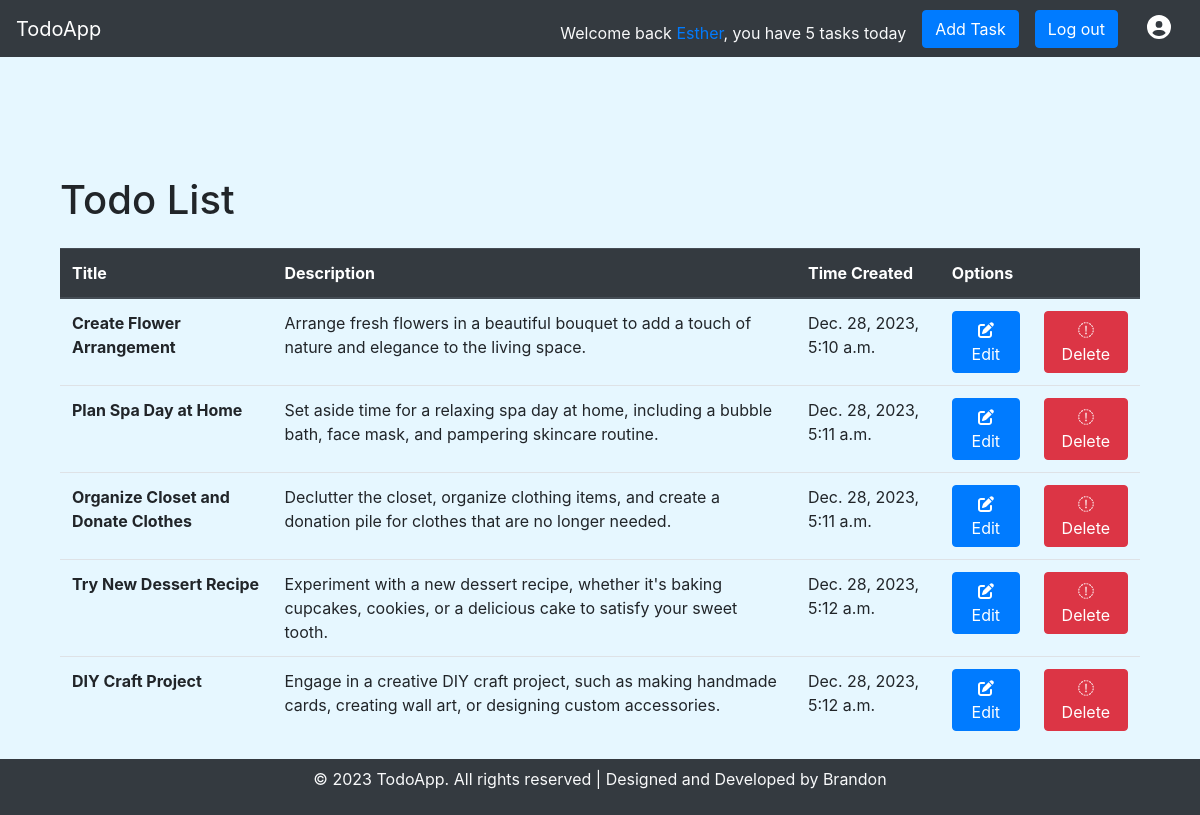
Screenshot of / (signed in) with the database file from the repository.
### To_do_app/models.py (models this page shows, shortened)
class To_Do_List(models.Model):
    Title = models.CharField(max_length=50)
    Description = models.TextField()
    Time_created = models.DateTimeField(auto_now_add=True)
    user = models.ForeignKey(User, on_delete=models.CASCADE,null=True, blank=True)

### To_do_app/views.py (the view)
# urls.py: path('', view_task, name='home'),
@login_required
def view_task(request):
    task = To_Do_List.objects.filter(user=request.user)
    context = {
        'task' : task
    }
    return render(request, 'Todoapp/index.html', context)

### To_do_app/templates/Todoapp/index.html
{% extends 'core/base.html' %}
{% block content %}
{% if task.count == 0 %}
<div class="jumbotron text-center mt-5">
    {% if request.user.first_name or request.user.last_name %}
        <h1 class="display-4">Welcome, {{ request.user.first_name }} {{ request.user.last_name }}!</h1>
    {% else %}
        <h1 class="display-4">Welcome, {{ request.user.username }}!</h1>
    {% endif %}
    <p class="lead">Thank you for choosing TodoApp. We're excited to have you on board.</p>
    <hr class="my-4">
    {% if not request.user.first_name or not request.user.last_name %}
        <p>Your profile seems incomplete. Let's update it to enhance your experience.</p>
        <p class="lead">
            <a class="btn btn-primary btn-lg" href="{% url 'edit_profile' %}" role="button">Update Profile</a>
        </p>
    {% else %}
        <p>Congratulations! Let's start creating your first task list.</p>
        <p class="lead">
            <a class="btn btn-primary btn-lg" href="{% url 'create' %}" role="button">Get Started</a>
        </p>
    {% endif %}
</div>
{% else %}
    <div class="container mt-5 pt-5">
        <h1 class="mb-4">Todo List</h1>
        <table class="table">
            <thead class="thead-dark">
                <tr>
                    <th scope="col">Title</th>
                    <th scope="col">Description</th>
                    <th scope="col">Time Created</th>
                    <th scope="col">Options</th>
                    <th scope="col"></th>
                </tr>
            </thead>
            <tbody>
                {% for task in task %}
                    <tr>
                        <th>{{ task.Title }}</th>
                        <td>{{ task.Description }}</td>
                        <td>{{ task.Time_created}}</td>
                        <td>
                            <a type="button" class="btn btn-primary" href="{% url 'edit' task.id %}">
                                <i class="fa fa-edit"></i> Edit
                            </a>
                        </td>
                        <td>
                            <a type="button" class="btn btn-danger" href="{% url 'delete' task.id %}">
                                <i class='fa fa-trash-o'></i> Delete
                            </a>
                        </td>
                    </tr>
                {% endfor %}
            </tbody>
        </table>
    </div>
{% endif %}
{% endblock content %}

### templates/core/base.html (shortened to what this page needs)
<!DOCTYPE html>
{% load static %}
<html lang="en">
<head>
    <link rel="stylesheet" href="https://stackpath.bootstrapcdn.com/bootstrap/4.3.1/css/bootstrap.min.css">
    <link rel="stylesheet" href="https://cdnjs.cloudflare.com/ajax/libs/font-awesome/4.7.0/css/font-awesome.min.css">
</head>
<body style="background-color: #e6f7ff;  padding-top: 56px; padding-bottom: 56px;">
        <nav class="navbar navbar-expand-lg navbar-dark bg-dark fixed-top">
            <a class="navbar-brand" href="{% url 'home' %}">TodoApp</a>
            <div class="collapse navbar-collapse justify-content-end">
                {% if task.count == 1 %}
                <p class="text-light mt-2 mb-0">Welcome back <a href="{% url 'profile' %}">{{ request.user }}</a>, you have {{ task.count }} task today </p>
                {% elif task.count > 1 %}
                <p class="text-light mt-2 mb-0">Welcome back <a href="{% url 'profile' %}">{{ request.user }}</a>, you have {{ task.count }} tasks today </p>
                {% else %}
                <p class="text-light mt-2 mb-0">Welcome back <a href="{% url 'profile' %}">{{ request.user }}</a></p>
                {% endif %}
                {% if task.count == 0 %}
                {{ pass }}
                {% else %}
                <a type="button" class="btn btn-primary ml-3" href="{% url 'create' %}">
                    Add Task
                </a>
                {% endif %}
                <a type="button" class="btn btn-primary ml-3" href="{% url 'logout' %}">
                    Log out
                </a>
                <a type="button" class="btn  ml-3" href="{% url 'profile' %}">
                    <i class="fa fa-user-circle" aria-hidden="true" style="color: white; font-size: 24px;"></i>
                </a>
            </div>
        </nav>
    <div class="container mt-4">
    <div class="align-content-between justify-content-center align-content-center align-items-center mt-2">
    {% block content %}
    {% endblock content %}
    </div>
    <footer class="footer fixed-bottom bg-dark text-light text-center py-2">
        <p>&copy; 2023 TodoApp. All rights reserved | Designed and Developed by Brandon</p>
    </footer>
</body>
</html>

### rows the page displays
To_Do_List: Title "Create Flower Arrangement", Description "Arrange fresh flowers in a beautiful bouquet to add a touch of nature and elegance to the living space.", Time_created "Dec. 28, 2023, 5:10 a.m."
To_Do_List: Title "Plan Spa Day at Home", Description "Set aside time for a relaxing spa day at home, including a bubble bath, face mask, and pampering skincare routine.", Time_created "Dec. 28, 2023, 5:11 a.m."
To_Do_List: Title "Organize Closet and Donate Clothes", Description "Declutter the closet, organize clothing items, and create a donation pile for clothes that are no longer needed.", Time_created "Dec. 28, 2023, 5:11 a.m."
To_Do_List: Title "Try New Dessert Recipe", Description "Experiment with a new dessert recipe, whether it's baking cupcakes, cookies, or a delicious cake to satisfy your sweet tooth.", Time_created "Dec. 28, 2023, 5:12 a.m."
To_Do_List: Title "DIY Craft Project", Description "Engage in a creative DIY craft project, such as making handmade cards, creating wall art, or designing custom accessories.", Time_created "Dec. 28, 2023, 5:12 a.m."

### other values shown
{{ request.user }} "Esther"
{{ task.count }} "5"
